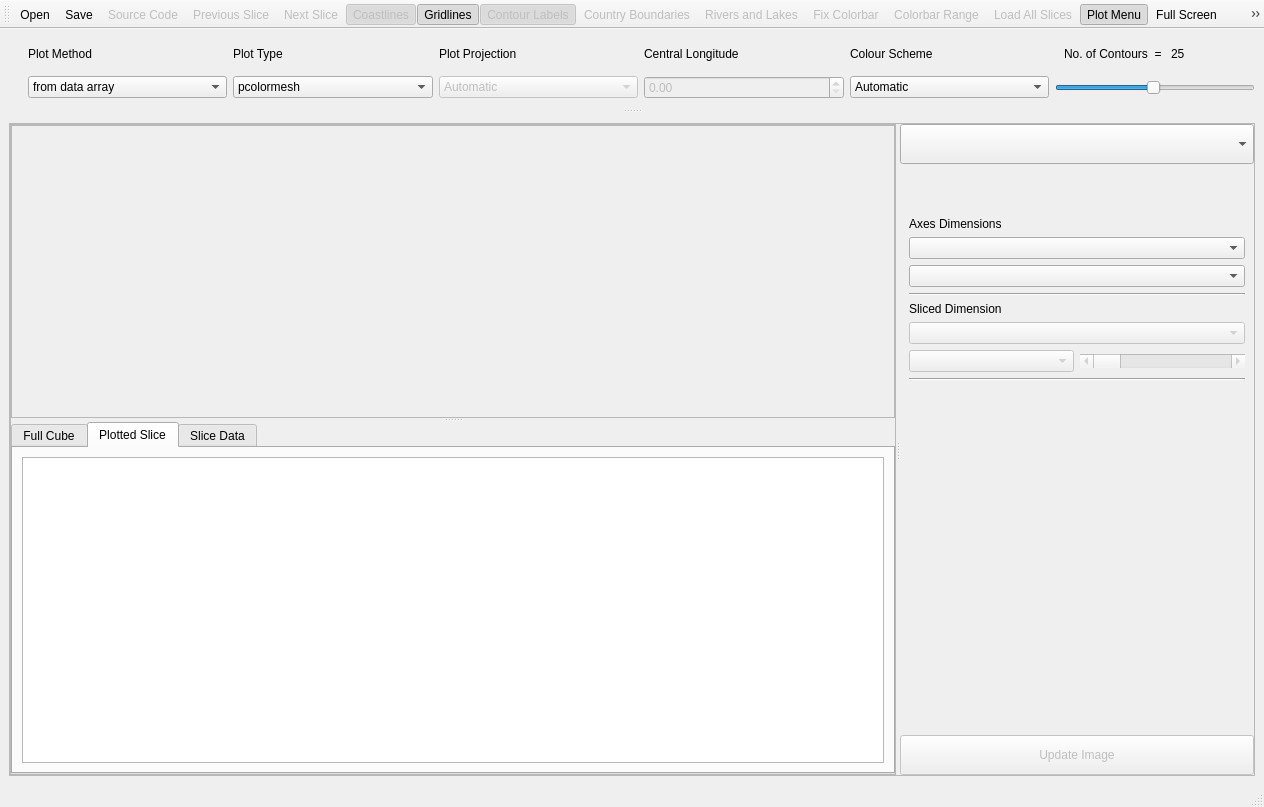
<?xml version="1.0" encoding="UTF-8"?>
<ui version="4.0">
 <class>MainWindow</class>
 <widget class="QMainWindow" name="MainWindow">
  <property name="geometry">
   <rect>
    <x>0</x>
    <y>0</y>
    <width>1264</width>
    <height>807</height>
   </rect>
  </property>
  <property name="windowTitle">
   <string>thea</string>
  </property>
  <widget class="QWidget" name="centralwidget">
   <layout class="QGridLayout" name="gridLayout_5">
    <item row="0" column="0">
     <widget class="QSplitter" name="splitter">
      <property name="frameShape">
       <enum>QFrame::StyledPanel</enum>
      </property>
      <property name="frameShadow">
       <enum>QFrame::Plain</enum>
      </property>
      <property name="orientation">
       <enum>Qt::Horizontal</enum>
      </property>
      <widget class="QWidget" name="gridLayoutWidget">
       <layout class="QGridLayout" name="gridLayout_3">
        <item row="0" column="0">
         <widget class="QSplitter" name="splitter_2">
          <property name="frameShape">
           <enum>QFrame::StyledPanel</enum>
          </property>
          <property name="orientation">
           <enum>Qt::Vertical</enum>
          </property>
          <widget class="QFrame" name="frame">
           <property name="minimumSize">
            <size>
             <width>500</width>
             <height>200</height>
            </size>
           </property>
           <property name="maximumSize">
            <size>
             <width>16777215</width>
             <height>16777215</height>
            </size>
           </property>
           <property name="frameShape">
            <enum>QFrame::StyledPanel</enum>
           </property>
           <property name="frameShadow">
            <enum>QFrame::Raised</enum>
           </property>
           <layout class="QGridLayout" name="gridLayout_6">
            <item row="1" column="0">
             <widget class="MatplotlibWidget" name="matplotlib_display" native="true">
              <property name="minimumSize">
               <size>
                <width>300</width>
                <height>180</height>
               </size>
              </property>
             </widget>
            </item>
           </layout>
          </widget>
          <widget class="QTabWidget" name="cube_info_tab">
           <property name="minimumSize">
            <size>
             <width>300</width>
             <height>0</height>
            </size>
           </property>
           <property name="toolTip">
            <string/>
           </property>
           <property name="currentIndex">
            <number>1</number>
           </property>
           <widget class="QWidget" name="print_cube_tab">
            <property name="toolTip">
             <string>displays the summary of the loaded cube</string>
            </property>
            <attribute name="title">
             <string>Full Cube</string>
            </attribute>
            <layout class="QGridLayout" name="gridLayout">
             <item row="0" column="0">
              <widget class="QTextBrowser" name="print_cube_browser">
               <property name="font">
                <font>
                 <family>DejaVu Sans Mono</family>
                 <pointsize>10</pointsize>
                 <weight>50</weight>
                 <italic>false</italic>
                 <bold>false</bold>
                </font>
               </property>
               <property name="styleSheet">
                <string notr="true">font: 10pt &quot;Liberation Mono&quot;;
font: 10pt &quot;DejaVu Sans Mono&quot;;</string>
               </property>
               <property name="verticalScrollBarPolicy">
                <enum>Qt::ScrollBarAsNeeded</enum>
               </property>
               <property name="horizontalScrollBarPolicy">
                <enum>Qt::ScrollBarAsNeeded</enum>
               </property>
               <property name="lineWrapMode">
                <enum>QTextEdit::NoWrap</enum>
               </property>
              </widget>
             </item>
            </layout>
           </widget>
           <widget class="QWidget" name="print_slice_tab">
            <property name="toolTip">
             <string>displays the summary of the currently plotted slice</string>
            </property>
            <attribute name="title">
             <string>Plotted Slice</string>
            </attribute>
            <layout class="QGridLayout" name="gridLayout_2">
             <item row="0" column="0">
              <widget class="QTextBrowser" name="print_cube_slice_browser">
               <property name="font">
                <font>
                 <family>DejaVu Sans Mono</family>
                 <pointsize>10</pointsize>
                 <weight>50</weight>
                 <italic>false</italic>
                 <bold>false</bold>
                </font>
               </property>
               <property name="styleSheet">
                <string notr="true">font: 10pt &quot;DejaVu Sans Mono&quot;;</string>
               </property>
              </widget>
             </item>
            </layout>
           </widget>
           <widget class="QWidget" name="data_tab">
            <property name="toolTip">
             <string>Displays the data contained within the currently plotted slice</string>
            </property>
            <attribute name="title">
             <string>Slice Data</string>
            </attribute>
            <layout class="QGridLayout" name="gridLayout_8"/>
           </widget>
          </widget>
         </widget>
        </item>
       </layout>
      </widget>
      <widget class="QWidget" name="gridLayoutWidget_2">
       <layout class="QVBoxLayout" name="verticalLayout">
        <item>
         <widget class="QComboBox" name="select_cube">
          <property name="minimumSize">
           <size>
            <width>100</width>
            <height>40</height>
           </size>
          </property>
          <property name="maximumSize">
           <size>
            <width>16777215</width>
            <height>16777215</height>
           </size>
          </property>
          <property name="toolTip">
           <string>Select which cube to view from the current file</string>
          </property>
         </widget>
        </item>
        <item>
         <widget class="QFrame" name="dim_options_frame">
          <property name="minimumSize">
           <size>
            <width>200</width>
            <height>0</height>
           </size>
          </property>
          <property name="maximumSize">
           <size>
            <width>16777215</width>
            <height>16777215</height>
           </size>
          </property>
          <layout class="QGridLayout" name="gridLayout_9">
           <item row="1" column="0" colspan="2">
            <widget class="QLabel" name="axes_dimensions_label">
             <property name="maximumSize">
              <size>
               <width>16777215</width>
               <height>40</height>
              </size>
             </property>
             <property name="text">
              <string>Axes Dimensions</string>
             </property>
            </widget>
           </item>
           <item row="3" column="0" colspan="2">
            <widget class="QComboBox" name="select_dimension_1">
             <property name="maximumSize">
              <size>
               <width>16777215</width>
               <height>16777215</height>
              </size>
             </property>
             <property name="toolTip">
              <string>Selects the Dimensions to be plotted against</string>
             </property>
            </widget>
           </item>
           <item row="4" column="0" colspan="2">
            <widget class="QComboBox" name="select_dimension_2">
             <property name="maximumSize">
              <size>
               <width>16777215</width>
               <height>16777215</height>
              </size>
             </property>
             <property name="toolTip">
              <string>Selects the Dimensions to be plotted against</string>
             </property>
            </widget>
           </item>
           <item row="5" column="0" colspan="2">
            <widget class="Line" name="line">
             <property name="orientation">
              <enum>Qt::Horizontal</enum>
             </property>
            </widget>
           </item>
           <item row="6" column="0" colspan="2">
            <widget class="QLabel" name="sliced_dimensions_label">
             <property name="maximumSize">
              <size>
               <width>16777215</width>
               <height>40</height>
              </size>
             </property>
             <property name="text">
              <string>Sliced Dimension</string>
             </property>
            </widget>
           </item>
           <item row="7" column="0" colspan="2">
            <widget class="QComboBox" name="select_sliced_dim">
             <property name="enabled">
              <bool>false</bool>
             </property>
             <property name="maximumSize">
              <size>
               <width>16777215</width>
               <height>16777215</height>
              </size>
             </property>
             <property name="toolTip">
              <string>Select the dimension that you wish to take slices through</string>
             </property>
            </widget>
           </item>
           <item row="9" column="0">
            <widget class="QComboBox" name="select_slice_combo">
             <property name="enabled">
              <bool>false</bool>
             </property>
             <property name="maximumSize">
              <size>
               <width>16777215</width>
               <height>16777215</height>
              </size>
             </property>
             <property name="toolTip">
              <string>Select the slice you wish to view</string>
             </property>
            </widget>
           </item>
           <item row="9" column="1">
            <widget class="QScrollBar" name="select_slice_scroll">
             <property name="enabled">
              <bool>false</bool>
             </property>
             <property name="maximumSize">
              <size>
               <width>16777215</width>
               <height>16777215</height>
              </size>
             </property>
             <property name="toolTip">
              <string>Select the slice you wish to view</string>
             </property>
             <property name="orientation">
              <enum>Qt::Horizontal</enum>
             </property>
            </widget>
           </item>
           <item row="13" column="0">
            <spacer name="verticalSpacer">
             <property name="orientation">
              <enum>Qt::Vertical</enum>
             </property>
             <property name="sizeHint" stdset="0">
              <size>
               <width>20</width>
               <height>40</height>
              </size>
             </property>
            </spacer>
           </item>
           <item row="0" column="0">
            <spacer name="verticalSpacer_3">
             <property name="orientation">
              <enum>Qt::Vertical</enum>
             </property>
             <property name="sizeHint" stdset="0">
              <size>
               <width>20</width>
               <height>40</height>
              </size>
             </property>
            </spacer>
           </item>
           <item row="0" column="1">
            <spacer name="verticalSpacer_4">
             <property name="orientation">
              <enum>Qt::Vertical</enum>
             </property>
             <property name="sizeHint" stdset="0">
              <size>
               <width>20</width>
               <height>40</height>
              </size>
             </property>
            </spacer>
           </item>
           <item row="11" column="0">
            <spacer name="verticalSpacer_5">
             <property name="orientation">
              <enum>Qt::Vertical</enum>
             </property>
             <property name="sizeHint" stdset="0">
              <size>
               <width>20</width>
               <height>40</height>
              </size>
             </property>
            </spacer>
           </item>
           <item row="11" column="1">
            <spacer name="verticalSpacer_6">
             <property name="orientation">
              <enum>Qt::Vertical</enum>
             </property>
             <property name="sizeHint" stdset="0">
              <size>
               <width>20</width>
               <height>40</height>
              </size>
             </property>
            </spacer>
           </item>
           <item row="10" column="0" colspan="2">
            <widget class="Line" name="line_2">
             <property name="orientation">
              <enum>Qt::Horizontal</enum>
             </property>
            </widget>
           </item>
           <item row="12" column="1">
            <spacer name="verticalSpacer_2">
             <property name="orientation">
              <enum>Qt::Vertical</enum>
             </property>
             <property name="sizeHint" stdset="0">
              <size>
               <width>20</width>
               <height>40</height>
              </size>
             </property>
            </spacer>
           </item>
           <item row="12" column="0">
            <spacer name="verticalSpacer_7">
             <property name="orientation">
              <enum>Qt::Vertical</enum>
             </property>
             <property name="sizeHint" stdset="0">
              <size>
               <width>20</width>
               <height>40</height>
              </size>
             </property>
            </spacer>
           </item>
           <item row="13" column="1">
            <spacer name="verticalSpacer_8">
             <property name="orientation">
              <enum>Qt::Vertical</enum>
             </property>
             <property name="sizeHint" stdset="0">
              <size>
               <width>20</width>
               <height>40</height>
              </size>
             </property>
            </spacer>
           </item>
           <item row="14" column="0">
            <spacer name="verticalSpacer_9">
             <property name="orientation">
              <enum>Qt::Vertical</enum>
             </property>
             <property name="sizeHint" stdset="0">
              <size>
               <width>20</width>
               <height>40</height>
              </size>
             </property>
            </spacer>
           </item>
           <item row="14" column="1">
            <spacer name="verticalSpacer_10">
             <property name="orientation">
              <enum>Qt::Vertical</enum>
             </property>
             <property name="sizeHint" stdset="0">
              <size>
               <width>20</width>
               <height>40</height>
              </size>
             </property>
            </spacer>
           </item>
           <item row="15" column="0">
            <spacer name="verticalSpacer_11">
             <property name="orientation">
              <enum>Qt::Vertical</enum>
             </property>
             <property name="sizeHint" stdset="0">
              <size>
               <width>20</width>
               <height>40</height>
              </size>
             </property>
            </spacer>
           </item>
           <item row="15" column="1">
            <spacer name="verticalSpacer_12">
             <property name="orientation">
              <enum>Qt::Vertical</enum>
             </property>
             <property name="sizeHint" stdset="0">
              <size>
               <width>20</width>
               <height>40</height>
              </size>
             </property>
            </spacer>
           </item>
           <item row="16" column="0">
            <spacer name="verticalSpacer_13">
             <property name="orientation">
              <enum>Qt::Vertical</enum>
             </property>
             <property name="sizeHint" stdset="0">
              <size>
               <width>20</width>
               <height>40</height>
              </size>
             </property>
            </spacer>
           </item>
           <item row="16" column="1">
            <spacer name="verticalSpacer_14">
             <property name="orientation">
              <enum>Qt::Vertical</enum>
             </property>
             <property name="sizeHint" stdset="0">
              <size>
               <width>20</width>
               <height>40</height>
              </size>
             </property>
            </spacer>
           </item>
           <item row="19" column="0">
            <spacer name="verticalSpacer_15">
             <property name="orientation">
              <enum>Qt::Vertical</enum>
             </property>
             <property name="sizeHint" stdset="0">
              <size>
               <width>20</width>
               <height>40</height>
              </size>
             </property>
            </spacer>
           </item>
           <item row="18" column="1">
            <spacer name="verticalSpacer_16">
             <property name="orientation">
              <enum>Qt::Vertical</enum>
             </property>
             <property name="sizeHint" stdset="0">
              <size>
               <width>20</width>
               <height>40</height>
              </size>
             </property>
            </spacer>
           </item>
           <item row="17" column="0">
            <spacer name="verticalSpacer_17">
             <property name="orientation">
              <enum>Qt::Vertical</enum>
             </property>
             <property name="sizeHint" stdset="0">
              <size>
               <width>20</width>
               <height>40</height>
              </size>
             </property>
            </spacer>
           </item>
           <item row="17" column="1">
            <spacer name="verticalSpacer_18">
             <property name="orientation">
              <enum>Qt::Vertical</enum>
             </property>
             <property name="sizeHint" stdset="0">
              <size>
               <width>20</width>
               <height>40</height>
              </size>
             </property>
            </spacer>
           </item>
           <item row="18" column="0">
            <spacer name="verticalSpacer_19">
             <property name="orientation">
              <enum>Qt::Vertical</enum>
             </property>
             <property name="sizeHint" stdset="0">
              <size>
               <width>20</width>
               <height>40</height>
              </size>
             </property>
            </spacer>
           </item>
           <item row="19" column="1">
            <spacer name="verticalSpacer_20">
             <property name="orientation">
              <enum>Qt::Vertical</enum>
             </property>
             <property name="sizeHint" stdset="0">
              <size>
               <width>20</width>
               <height>40</height>
              </size>
             </property>
            </spacer>
           </item>
          </layout>
         </widget>
        </item>
        <item>
         <widget class="QPushButton" name="update_button">
          <property name="enabled">
           <bool>false</bool>
          </property>
          <property name="minimumSize">
           <size>
            <width>0</width>
            <height>40</height>
           </size>
          </property>
          <property name="maximumSize">
           <size>
            <width>16777215</width>
            <height>16777215</height>
           </size>
          </property>
          <property name="toolTip">
           <string>Click this Button to apply changes to the plot</string>
          </property>
          <property name="text">
           <string>Update Image</string>
          </property>
          <property name="shortcut">
           <string>Return</string>
          </property>
         </widget>
        </item>
       </layout>
      </widget>
     </widget>
    </item>
   </layout>
  </widget>
  <widget class="QStatusBar" name="statusbar"/>
  <widget class="QToolBar" name="toolBar">
   <property name="enabled">
    <bool>true</bool>
   </property>
   <property name="windowTitle">
    <string>toolBar</string>
   </property>
   <attribute name="toolBarArea">
    <enum>TopToolBarArea</enum>
   </attribute>
   <attribute name="toolBarBreak">
    <bool>false</bool>
   </attribute>
   <addaction name="action_open"/>
   <addaction name="action_save"/>
   <addaction name="action_source_code"/>
   <addaction name="action_previous_slice"/>
   <addaction name="action_next_slice"/>
   <addaction name="action_coastlines"/>
   <addaction name="action_gridlines"/>
   <addaction name="action_contour_labels"/>
   <addaction name="action_country_boundaries"/>
   <addaction name="action_rivers_and_lakes"/>
   <addaction name="action_fix_colorbar"/>
   <addaction name="action_colorbar"/>
   <addaction name="action_load_slices"/>
   <addaction name="action_plot_menu"/>
   <addaction name="action_full_screen"/>
   <addaction name="action_about"/>
   <addaction name="action_exit"/>
  </widget>
  <widget class="QDockWidget" name="plot_menu">
   <property name="features">
    <set>QDockWidget::DockWidgetMovable|QDockWidget::DockWidgetVerticalTitleBar</set>
   </property>
   <property name="allowedAreas">
    <set>Qt::BottomDockWidgetArea|Qt::TopDockWidgetArea</set>
   </property>
   <attribute name="dockWidgetArea">
    <number>4</number>
   </attribute>
   <widget class="QWidget" name="plot_menu_contents">
    <layout class="QGridLayout" name="gridLayout_7">
     <item row="0" column="1">
      <widget class="QLabel" name="plot_type_label">
       <property name="text">
        <string>Plot Type</string>
       </property>
      </widget>
     </item>
     <item row="0" column="3">
      <widget class="QLabel" name="plot_projection_label">
       <property name="text">
        <string>Plot Projection</string>
       </property>
      </widget>
     </item>
     <item row="0" column="5">
      <widget class="QLabel" name="color_scheme_label">
       <property name="text">
        <string>Colour Scheme</string>
       </property>
      </widget>
     </item>
     <item row="5" column="1">
      <widget class="QComboBox" name="select_plot_type">
       <property name="minimumSize">
        <size>
         <width>150</width>
         <height>0</height>
        </size>
       </property>
       <property name="toolTip">
        <string>Select the type of plot to be used</string>
       </property>
       <item>
        <property name="text">
         <string>pcolormesh</string>
        </property>
       </item>
       <item>
        <property name="text">
         <string>Filled Contour</string>
        </property>
       </item>
       <item>
        <property name="text">
         <string>Contour</string>
        </property>
       </item>
      </widget>
     </item>
     <item row="5" column="3">
      <widget class="QComboBox" name="select_projection">
       <property name="enabled">
        <bool>false</bool>
       </property>
       <property name="minimumSize">
        <size>
         <width>150</width>
         <height>0</height>
        </size>
       </property>
       <property name="toolTip">
        <string>select the map projection to be used</string>
       </property>
       <item>
        <property name="text">
         <string>Automatic</string>
        </property>
       </item>
       <item>
        <property name="text">
         <string>Plate Carree</string>
        </property>
       </item>
       <item>
        <property name="text">
         <string>Lambert Cylindrical</string>
        </property>
       </item>
       <item>
        <property name="text">
         <string>Mercator</string>
        </property>
       </item>
       <item>
        <property name="text">
         <string>Miller</string>
        </property>
       </item>
       <item>
        <property name="text">
         <string>Orthographic</string>
        </property>
       </item>
       <item>
        <property name="text">
         <string>Robinson</string>
        </property>
       </item>
       <item>
        <property name="text">
         <string>Stereographic</string>
        </property>
       </item>
       <item>
        <property name="text">
         <string>Rotated Pole</string>
        </property>
       </item>
       <item>
        <property name="text">
         <string>OSGB</string>
        </property>
       </item>
       <item>
        <property name="text">
         <string>EuroPP</string>
        </property>
       </item>
       <item>
        <property name="text">
         <string>North Polar Stereo</string>
        </property>
       </item>
       <item>
        <property name="text">
         <string>OSNI</string>
        </property>
       </item>
       <item>
        <property name="text">
         <string>South Polar Stereo</string>
        </property>
       </item>
      </widget>
     </item>
     <item row="5" column="5">
      <widget class="QComboBox" name="select_colormap">
       <property name="minimumSize">
        <size>
         <width>150</width>
         <height>0</height>
        </size>
       </property>
       <property name="toolTip">
        <string>Select the colour scheme to be used</string>
       </property>
       <item>
        <property name="text">
         <string>Automatic</string>
        </property>
       </item>
       <item>
        <property name="text">
         <string>brewer_Accent_08</string>
        </property>
       </item>
       <item>
        <property name="text">
         <string>brewer_Blues_09</string>
        </property>
       </item>
       <item>
        <property name="text">
         <string>brewer_BrBG_11</string>
        </property>
       </item>
       <item>
        <property name="text">
         <string>brewer_BuGn_09</string>
        </property>
       </item>
       <item>
        <property name="text">
         <string>brewer_BuPu_09</string>
        </property>
       </item>
       <item>
        <property name="text">
         <string>brewer_Dark2_08</string>
        </property>
       </item>
       <item>
        <property name="text">
         <string>brewer_GnBu_09</string>
        </property>
       </item>
       <item>
        <property name="text">
         <string>brewer_Greens_09</string>
        </property>
       </item>
       <item>
        <property name="text">
         <string>brewer_Greys_09</string>
        </property>
       </item>
       <item>
        <property name="text">
         <string>brewer_OrRd_09</string>
        </property>
       </item>
       <item>
        <property name="text">
         <string>brewer_Oranges_09</string>
        </property>
       </item>
       <item>
        <property name="text">
         <string>brewer_PRGn_11</string>
        </property>
       </item>
       <item>
        <property name="text">
         <string>brewer_Paired_12</string>
        </property>
       </item>
       <item>
        <property name="text">
         <string>brewer_Pastel1_09</string>
        </property>
       </item>
       <item>
        <property name="text">
         <string>brewer_Pastel2_08</string>
        </property>
       </item>
       <item>
        <property name="text">
         <string>brewer_PiYG_11</string>
        </property>
       </item>
       <item>
        <property name="text">
         <string>brewer_PuBuGn_09</string>
        </property>
       </item>
       <item>
        <property name="text">
         <string>brewer_PuBu_09</string>
        </property>
       </item>
       <item>
        <property name="text">
         <string>brewer_PuOr_11</string>
        </property>
       </item>
       <item>
        <property name="text">
         <string>brewer_PuRd_09</string>
        </property>
       </item>
       <item>
        <property name="text">
         <string>brewer_Purples_09</string>
        </property>
       </item>
       <item>
        <property name="text">
         <string>brewer_RdBu_11</string>
        </property>
       </item>
       <item>
        <property name="text">
         <string>brewer_RdGy_11</string>
        </property>
       </item>
       <item>
        <property name="text">
         <string>brewer_RdPu_09</string>
        </property>
       </item>
       <item>
        <property name="text">
         <string>brewer_RdYlBu_11</string>
        </property>
       </item>
       <item>
        <property name="text">
         <string>brewer_RdYlGn_11</string>
        </property>
       </item>
       <item>
        <property name="text">
         <string>brewer_Reds_09</string>
        </property>
       </item>
       <item>
        <property name="text">
         <string>brewer_Set1_09</string>
        </property>
       </item>
       <item>
        <property name="text">
         <string>brewer_Set2_08</string>
        </property>
       </item>
       <item>
        <property name="text">
         <string>brewer_Set3_12</string>
        </property>
       </item>
       <item>
        <property name="text">
         <string>brewer_Spectral_11</string>
        </property>
       </item>
       <item>
        <property name="text">
         <string>brewer_YlGnBu_09</string>
        </property>
       </item>
       <item>
        <property name="text">
         <string>brewer_YlGn_09</string>
        </property>
       </item>
       <item>
        <property name="text">
         <string>brewer_YlOrBr_09</string>
        </property>
       </item>
       <item>
        <property name="text">
         <string>brewer_YlOrBr_09</string>
        </property>
       </item>
       <item>
        <property name="text">
         <string>brewer_YlOrRd_09</string>
        </property>
       </item>
      </widget>
     </item>
     <item row="5" column="7">
      <widget class="QSlider" name="contour_slider">
       <property name="minimumSize">
        <size>
         <width>50</width>
         <height>0</height>
        </size>
       </property>
       <property name="maximumSize">
        <size>
         <width>200</width>
         <height>16777215</height>
        </size>
       </property>
       <property name="toolTip">
        <string>select the number of contours to be plotted</string>
       </property>
       <property name="minimum">
        <number>1</number>
       </property>
       <property name="maximum">
        <number>50</number>
       </property>
       <property name="value">
        <number>25</number>
       </property>
       <property name="orientation">
        <enum>Qt::Horizontal</enum>
       </property>
      </widget>
     </item>
     <item row="5" column="0">
      <widget class="QComboBox" name="select_plot_method">
       <property name="minimumSize">
        <size>
         <width>150</width>
         <height>0</height>
        </size>
       </property>
       <item>
        <property name="text">
         <string>from data array</string>
        </property>
       </item>
       <item>
        <property name="text">
         <string>using quickplot</string>
        </property>
       </item>
      </widget>
     </item>
     <item row="0" column="0">
      <widget class="QLabel" name="label">
       <property name="text">
        <string>Plot Method</string>
       </property>
      </widget>
     </item>
     <item row="0" column="7">
      <widget class="QFrame" name="contour_label_frame">
       <property name="frameShape">
        <enum>QFrame::NoFrame</enum>
       </property>
       <property name="frameShadow">
        <enum>QFrame::Raised</enum>
       </property>
       <layout class="QGridLayout" name="gridLayout_4">
        <item row="0" column="0">
         <widget class="QLabel" name="num_contours_label">
          <property name="text">
           <string>No. of Contours  = </string>
          </property>
         </widget>
        </item>
        <item row="0" column="1">
         <widget class="QLabel" name="contour_label">
          <property name="text">
           <string>25</string>
          </property>
         </widget>
        </item>
       </layout>
      </widget>
     </item>
     <item row="5" column="4">
      <widget class="QDoubleSpinBox" name="select_central_longitude">
       <property name="enabled">
        <bool>false</bool>
       </property>
       <property name="minimumSize">
        <size>
         <width>150</width>
         <height>0</height>
        </size>
       </property>
       <property name="maximum">
        <double>360.000000000000000</double>
       </property>
       <property name="singleStep">
        <double>5.000000000000000</double>
       </property>
      </widget>
     </item>
     <item row="0" column="4">
      <widget class="QLabel" name="label_2">
       <property name="text">
        <string>Central Longitude</string>
       </property>
      </widget>
     </item>
    </layout>
   </widget>
  </widget>
  <action name="action_open">
   <property name="text">
    <string>Open</string>
   </property>
   <property name="toolTip">
    <string>Click to open a file (shortcut Ctrl + O)</string>
   </property>
   <property name="shortcut">
    <string>Ctrl+O</string>
   </property>
  </action>
  <action name="action_save">
   <property name="text">
    <string>Save</string>
   </property>
   <property name="toolTip">
    <string>Save the current Image (shortcut Ctrl + S)</string>
   </property>
   <property name="shortcut">
    <string>Ctrl+S</string>
   </property>
  </action>
  <action name="action_exit">
   <property name="text">
    <string>Exit</string>
   </property>
   <property name="shortcut">
    <string>Esc</string>
   </property>
  </action>
  <action name="action_coastlines">
   <property name="checkable">
    <bool>true</bool>
   </property>
   <property name="checked">
    <bool>true</bool>
   </property>
   <property name="enabled">
    <bool>false</bool>
   </property>
   <property name="text">
    <string>Coastlines</string>
   </property>
   <property name="toolTip">
    <string>Toggle coastlines drawn on plot (shortcut C)</string>
   </property>
   <property name="shortcut">
    <string>C</string>
   </property>
  </action>
  <action name="action_gridlines">
   <property name="checkable">
    <bool>true</bool>
   </property>
   <property name="checked">
    <bool>true</bool>
   </property>
   <property name="enabled">
    <bool>true</bool>
   </property>
   <property name="text">
    <string>Gridlines</string>
   </property>
   <property name="toolTip">
    <string>Toggle gridlines drawn on plot (shortcut G)</string>
   </property>
   <property name="shortcut">
    <string>G</string>
   </property>
  </action>
  <action name="action_country_boundaries">
   <property name="checkable">
    <bool>true</bool>
   </property>
   <property name="enabled">
    <bool>false</bool>
   </property>
   <property name="text">
    <string>Country Boundaries</string>
   </property>
   <property name="toolTip">
    <string>Toggle Country Boundaries Drawn (shortcut B)</string>
   </property>
   <property name="shortcut">
    <string>B</string>
   </property>
  </action>
  <action name="action_rivers_and_lakes">
   <property name="checkable">
    <bool>true</bool>
   </property>
   <property name="enabled">
    <bool>false</bool>
   </property>
   <property name="text">
    <string>Rivers and Lakes</string>
   </property>
   <property name="toolTip">
    <string>Toggle Rivers and Lakes drawn (shortcut R)</string>
   </property>
   <property name="shortcut">
    <string>R</string>
   </property>
  </action>
  <action name="action_next_slice">
   <property name="enabled">
    <bool>false</bool>
   </property>
   <property name="text">
    <string>Next Slice</string>
   </property>
   <property name="toolTip">
    <string>View the Next Slice (shortcut 6)</string>
   </property>
   <property name="shortcut">
    <string>6</string>
   </property>
   <property name="visible">
    <bool>true</bool>
   </property>
   <property name="iconVisibleInMenu">
    <bool>false</bool>
   </property>
  </action>
  <action name="action_previous_slice">
   <property name="enabled">
    <bool>false</bool>
   </property>
   <property name="text">
    <string>Previous Slice</string>
   </property>
   <property name="toolTip">
    <string>View the Previous Slice (shortcut 4)</string>
   </property>
   <property name="shortcut">
    <string>4</string>
   </property>
   <property name="visible">
    <bool>true</bool>
   </property>
  </action>
  <action name="action_fix_colorbar">
   <property name="checkable">
    <bool>true</bool>
   </property>
   <property name="enabled">
    <bool>false</bool>
   </property>
   <property name="text">
    <string>Fix Colorbar</string>
   </property>
   <property name="shortcut">
    <string>F</string>
   </property>
   <property name="visible">
    <bool>false</bool>
   </property>
  </action>
  <action name="action_colorbar">
   <property name="enabled">
    <bool>false</bool>
   </property>
   <property name="text">
    <string>Colorbar Range</string>
   </property>
   <property name="toolTip">
    <string>Set the range of the colorbar (shortcut O)</string>
   </property>
   <property name="shortcut">
    <string>O</string>
   </property>
  </action>
  <action name="action_plot_menu">
   <property name="checkable">
    <bool>true</bool>
   </property>
   <property name="checked">
    <bool>true</bool>
   </property>
   <property name="text">
    <string>Plot Menu</string>
   </property>
   <property name="toolTip">
    <string>Toggle the Plot Menu (shortcut M)</string>
   </property>
   <property name="shortcut">
    <string>M</string>
   </property>
  </action>
  <action name="action_contour_labels">
   <property name="checkable">
    <bool>true</bool>
   </property>
   <property name="checked">
    <bool>true</bool>
   </property>
   <property name="enabled">
    <bool>false</bool>
   </property>
   <property name="text">
    <string>Contour Labels</string>
   </property>
   <property name="toolTip">
    <string>Toggle contour lables drawn on plot (shortcut L)</string>
   </property>
   <property name="shortcut">
    <string>L</string>
   </property>
   <property name="visible">
    <bool>true</bool>
   </property>
  </action>
  <action name="action_full_screen">
   <property name="checkable">
    <bool>true</bool>
   </property>
   <property name="text">
    <string>Full Screen</string>
   </property>
   <property name="shortcut">
    <string>Q</string>
   </property>
   <property name="visible">
    <bool>false</bool>
   </property>
  </action>
  <action name="action_load_slices">
   <property name="checkable">
    <bool>true</bool>
   </property>
   <property name="enabled">
    <bool>false</bool>
   </property>
   <property name="text">
    <string>Load All Slices</string>
   </property>
   <property name="toolTip">
    <string>Loads all slices of the cube along the sliced dimension at once. This will then reduce the loading time between slices.</string>
   </property>
   <property name="shortcut">
    <string>L</string>
   </property>
   <property name="visible">
    <bool>false</bool>
   </property>
  </action>
  <action name="action_about">
   <property name="text">
    <string>About</string>
   </property>
   <property name="toolTip">
    <string>General Information</string>
   </property>
  </action>
  <action name="action_source_code">
   <property name="enabled">
    <bool>false</bool>
   </property>
   <property name="text">
    <string>Source Code</string>
   </property>
   <property name="shortcut">
    <string>S</string>
   </property>
  </action>
 </widget>
 <customwidgets>
  <customwidget>
   <class>MatplotlibWidget</class>
   <extends>QWidget</extends>
   <header>thea.matplotlib_widget</header>
   <container>1</container>
  </customwidget>
 </customwidgets>
 <resources/>
 <connections>
  <connection>
   <sender>action_exit</sender>
   <signal>triggered()</signal>
   <receiver>MainWindow</receiver>
   <slot>close()</slot>
   <hints>
    <hint type="sourcelabel">
     <x>-1</x>
     <y>-1</y>
    </hint>
    <hint type="destinationlabel">
     <x>501</x>
     <y>403</y>
    </hint>
   </hints>
  </connection>
  <connection>
   <sender>contour_slider</sender>
   <signal>valueChanged(int)</signal>
   <receiver>contour_label</receiver>
   <slot>setNum(int)</slot>
   <hints>
    <hint type="sourcelabel">
     <x>726</x>
     <y>328</y>
    </hint>
    <hint type="destinationlabel">
     <x>856</x>
     <y>328</y>
    </hint>
   </hints>
  </connection>
  <connection>
   <sender>select_slice_combo</sender>
   <signal>currentIndexChanged(int)</signal>
   <receiver>select_slice_scroll</receiver>
   <slot>setValue(int)</slot>
   <hints>
    <hint type="sourcelabel">
     <x>633</x>
     <y>347</y>
    </hint>
    <hint type="destinationlabel">
     <x>777</x>
     <y>347</y>
    </hint>
   </hints>
  </connection>
  <connection>
   <sender>select_slice_scroll</sender>
   <signal>valueChanged(int)</signal>
   <receiver>select_slice_combo</receiver>
   <slot>setCurrentIndex(int)</slot>
   <hints>
    <hint type="sourcelabel">
     <x>777</x>
     <y>347</y>
    </hint>
    <hint type="destinationlabel">
     <x>633</x>
     <y>347</y>
    </hint>
   </hints>
  </connection>
  <connection>
   <sender>action_plot_menu</sender>
   <signal>toggled(bool)</signal>
   <receiver>plot_menu</receiver>
   <slot>setVisible(bool)</slot>
   <hints>
    <hint type="sourcelabel">
     <x>-1</x>
     <y>-1</y>
    </hint>
    <hint type="destinationlabel">
     <x>472</x>
     <y>79</y>
    </hint>
   </hints>
  </connection>
 </connections>
</ui>
